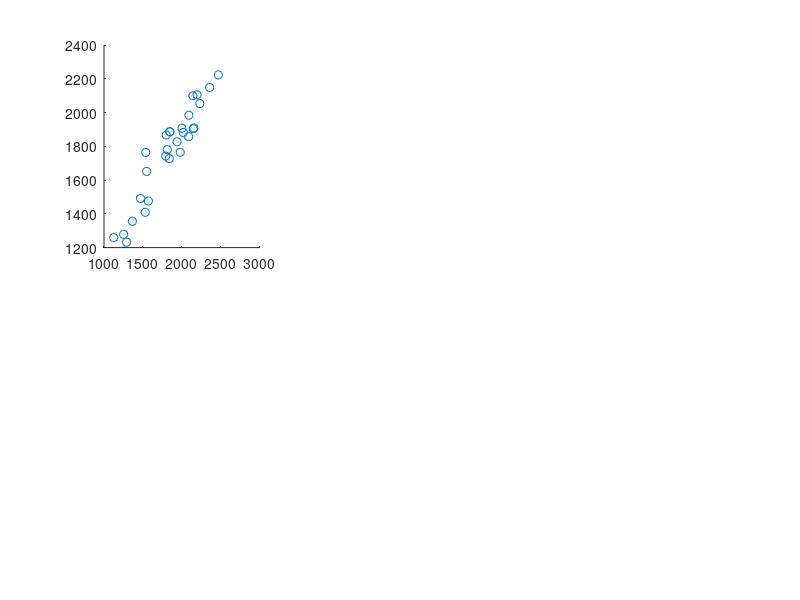

This chart was generated by the following MATLAB code: (Note: this script raises an error after producing the figure.)
%Resampling_Kyle.m
%This is a basic script to show you the ins and outs of bootstrapping and jackknifing.
% It will show a between subjects bootstrap and
% jacknife of the same data for a correlation model

%Here is the actual Data
left_amygdala = [1848;1571;2199;1849;1802;1982;2473;1366;1253;1125;1815;1292;1470;2158;1795;1538;1941;2235;2361;1841;1549;2091;2093;1531;2004;2145;2021;2149;];
right_amygdala = [1886;1476;2105;1886;1867;1765;2223;1356;1279;1259;1780;1232;1491;1909;1742;1764;1827;2053;2149;1727;1651;1857;1984;1409;1907;2099;1882;1904;];

%Some information
n_samples = 1000;  %This is the number of random samples for bootstrapping, make it smaller if it takes too long, bigger for nicer pics
n_subjects = 28;        
            
%------------------------------------------------------------         
%Bootstrap Correlation
%------------------------------------------------------------


 %Plot the correlation between left and right amygdala size           
 figure; 
    subplot(2,3,1); 
    scatter(left_amygdala,right_amygdala);
        lsline;
        [r p_corr] = corr(left_amygdala,right_amygdala);
        title('Correlation between L & R Amygdala Size');
        xlabel(['(r = ' num2str(r)  ', p = ' num2str(p_corr) ')']  );
 
            
 %Bootstrap the correlations
    [cstat cids] = bootstrp(n_samples,'corr',left_amygdala,right_amygdala);  %What is different here than before?
        boot_mean = mean(cstat)
        boot_std_err = std(cstat)
        p_corr_boot = length(find(cstat<0))/n_samples;
    subplot(2,3,2); 
        hist(cstat,100);
            title(['Bootstrapped Correlations (Mean_r = ' num2str(boot_mean) ', p = ' num2str(p_corr_boot) ')']);


    %Plot each correlation line (Make this more than 10 but less than 100 or it
    %will take forever)
    n_lines = 50;
    subplot(2,3,3); hold;
        for i_sample=1:n_lines
            scatter(left_amygdala(cids(:,i_sample),1),right_amygdala(cids(:,i_sample),1));
            lsline;
        end


            
%------------------------------------------------------------         
%Jackknife Correlation
%------------------------------------------------------------

[jstat_corr] = jackknife('corr',left_amygdala,right_amygdala);
    subplot(2,3,5);
        hist(jstat_corr,n_subjects);
            title(['Jackknifed Correlations (Mean_r = ' num2str(mean(jstat_corr)) ')']);
            xlabel(['Mean_r = ' num2str(mean(jstat_corr)) ')']);
            
    subplot(2,3,6); hold
        for i_sub = 1:n_subjects
            without_left = left_amygdala;
            without_left(i_sub) = [];
            
            without_right = right_amygdala;
            without_right(i_sub) = [];
            
            scatter(without_left,without_right);
                lsline;
        end
        